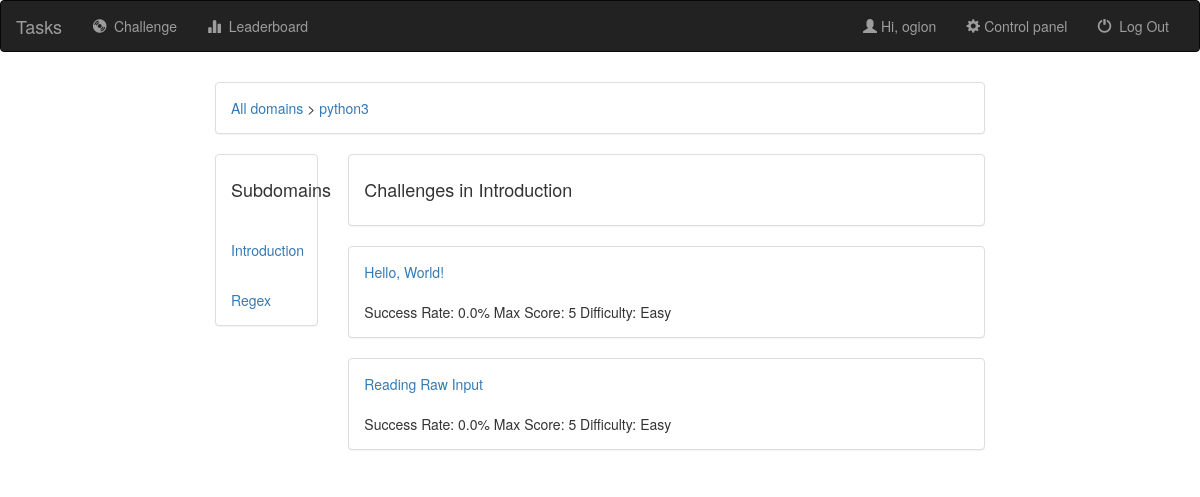
/challenges/python3/Introduction/ (signed in), run on the app's committed database.
### Tasks/models.py (models this page shows, shortened)
class domain(models.Model):
    domain_name = models.CharField(max_length = 50)

class subdomain(models.Model):
    father_domain_name = models.ForeignKey(domain)
    subdomain_name = models.CharField(max_length = 50)

class task(models.Model):
    choices = (('Easy','Easy'), ('Medium', 'Medium'), ('Hard','Hard'))
    father_domain_name = models.ForeignKey(domain)
    father_subdomain_name = models.ForeignKey(subdomain)
    task_name = models.CharField(max_length = 50)
    max_score = models.IntegerField()
    difficulty = models.CharField(max_length = 10, choices = choices, default = 'Easy')
    people_tried = models.IntegerField(default = 0)
    people_succeed = models.IntegerField(default = 0)
    success_rate = models.FloatField(max_length = 4, default = 0)
    task_text = models.TextField(max_length=15000)
    def __str__(self):
        return str(self.task_name).replace('_', " ")

### Tasks/views.py (the view)
# urls.py: url(r'^challenges/', include('Tasks.urls', namespace='Tasks')),
def challenges(request, domain_name, subdomain_name):
    subs = list(map(lambda x: x.subdomain_name,
                    subdomain.objects.filter(father_domain_name__domain_name__exact = domain_name)))
    context = {'subdomains': subs,
               'challenges': task.objects.filter(father_domain_name__domain_name__exact = domain_name).filter(
                   father_subdomain_name__subdomain_name__exact = subdomain_name),
               'domain': domain_name,
               'subdomain': subdomain_name,
               }
    return render(request, 'challenges.html', context)

### Tasks/templates/challenges.html (shortened to what this page needs)
{% extends 'base.html' %}
{% block body %}
    <div class="col-sm-12 col-md-18">
            <div class="panel panel-default">
                <div class="panel-body">
                    <a href="{% url 'Tasks:index' %}">All domains</a>
                    >
                    <a href="{% url 'Tasks:index' %}{{ domain }}/">{{ domain }}</a>
                </div>
            </div>
        </div>
    <br><br>
    <div class="col-sm-12 col-md-2">
            <div class="panel panel-default">
                <div class="panel-body">
                    <h4>Subdomains</h4>
                </div>
                {% for i in subdomains %}
                <div class="panel-body">
                    <a href="{% url 'Tasks:index' %}{{ domain }}/{{ i }}/">{{ i }}</a><br>
                </div>
                {% endfor %}
            </div>
        </div>
        <div class="col-sm-2 col-md-10">
            <div class="panel panel-default">
                <div class="panel-body">
                <h4>Challenges in {{ subdomain }}</h4>
                </div>
            </div>
        </div>
    <div class="col-sm-12 col-md-10">
        {% for i in challenges %}
            <div class="panel panel-default">
                <div class="panel-body">
                <a href="{% url 'Tasks:index' %}{{ domain }}/{{ subdomain }}/{{ i }}/">{{ i }}</a>
                <br><br>
                Success Rate: {{ i.success_rate }}% Max Score: {{ i.max_score }} Difficulty: {{ i.difficulty }}
            </div>
        </div>
        {% endfor %}
    </div>
{% endblock %}

### Tasks/templates/base.html (shortened to what this page needs)
<!DOCTYPE html>
<html lang="en">
<head>
    {% load staticfiles %}
    <link rel="stylesheet" href="https://maxcdn.bootstrapcdn.com/bootstrap/3.3.7/css/bootstrap.min.css">
    <link rel="stylesheet" type="text/css" href="{% static 'style.css' %}">
</head>
<body>
    <nav class="navbar navbar-inverse">
        <div class="container-fluid">
            <div class="navbar-header">
                <a class="navbar-brand" href="/">Tasks</a>
            </div>
            <div  class="collapse navbar-collapse" id="topNavBar">
                <ul class="nav navbar-nav">
                    <li class="">
                        <a href="{% url 'Tasks:index' %}">
                            <span class="glyphicon glyphicon-cd" aria-hidden="true"></span>&nbsp;
                            Challenge
                        </a>
                    </li>
                    <li class="">
                        <a href="{% url 'leaderboard' 'python3' %}">
                            <span class="glyphicon glyphicon-stats"></span>&nbsp;
                            Leaderboard
                        </a>
                    </li>
                </ul>
                <ul class="nav navbar-nav navbar-right">
                    {% if request.user.is_authenticated %}
                    <li class="">
                        <a>
                            <span class="glyphicon glyphicon-user"></span>
                            Hi, {{ request.user.username }}
                        </a>
                    </li>
                    {% if request.user.is_staff %}
                    <li class="">
                        <a href="/admin/Tasks/">
                            <span class="glyphicon glyphicon-cog"></span>
                            Control panel
                        </a>
                    </li>
                    {% endif %}
                    <li class="">
                        <a href="{% url 'Tasks:logout' %}">
                            <span class="glyphicon glyphicon-off" aria-hidden="true"></span>&nbsp;
                            Log Out
                        </a>
                    </li>
                    {% endif %}
                </ul>
            </div>
        </div>
    </nav>
    <div class="middle">
    <div class="content">
    <div class="container-fluid">
        <div class="row">
        {% block body %}
        {% endblock %}
        </div>
    </div>
    </div>
    <br><br><br><br>
    </div>
</body>
</html>

### Tasks/static/style.css (style rules this page uses)
body { background: white url("images/background.png"); }
.content { width: 80%; padding-left: 80px; padding-right: 80px; padding-top: 10px; margin:0 auto; }

### data on the page
domain: domain_name "python3"
subdomain: subdomains "Introduction", subdomain_name "Introduction"
subdomain: subdomains "Regex"
task: task_name "Hello, World!", success_rate "0.0", max_score "5", difficulty "Easy"
task: task_name "Reading Raw Input", success_rate "0.0", max_score "5", difficulty "Easy"

### other printed values
{{ request.user.username }} "ogion"
